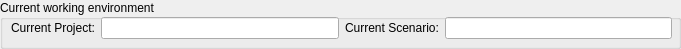
     <widget class="QGroupBox" name="groupBox_3">
      <property name="minimumSize">
       <size>
        <width>0</width>
        <height>46</height>
       </size>
      </property>
      <property name="title">
       <string>Current working environment</string>
      </property>
      <widget class="QWidget" name="layoutWidget">
       <property name="geometry">
        <rect>
         <x>11</x>
         <y>16</y>
         <width>661</width>
         <height>24</height>
        </rect>
       </property>
       <layout class="QHBoxLayout" name="horizontalLayout_18">
        <item>
         <layout class="QHBoxLayout" name="horizontalLayout_19">
          <item>
           <widget class="QLabel" name="label_10">
            <property name="sizePolicy">
             <sizepolicy hsizetype="Fixed" vsizetype="Preferred">
              <horstretch>0</horstretch>
              <verstretch>0</verstretch>
             </sizepolicy>
            </property>
            <property name="text">
             <string>Current Project:</string>
            </property>
           </widget>
          </item>
          <item>
           <widget class="QLineEdit" name="lineEdit_9"/>
          </item>
         </layout>
        </item>
        <item>
         <layout class="QHBoxLayout" name="horizontalLayout_20">
          <item>
           <widget class="QLabel" name="label_11">
            <property name="sizePolicy">
             <sizepolicy hsizetype="Fixed" vsizetype="Preferred">
              <horstretch>0</horstretch>
              <verstretch>0</verstretch>
             </sizepolicy>
            </property>
            <property name="text">
             <string>Current Scenario:</string>
            </property>
           </widget>
          </item>
          <item>
           <widget class="QLineEdit" name="lineEdit_10"/>
          </item>
         </layout>
        </item>
       </layout>
      </widget>
     </widget>
